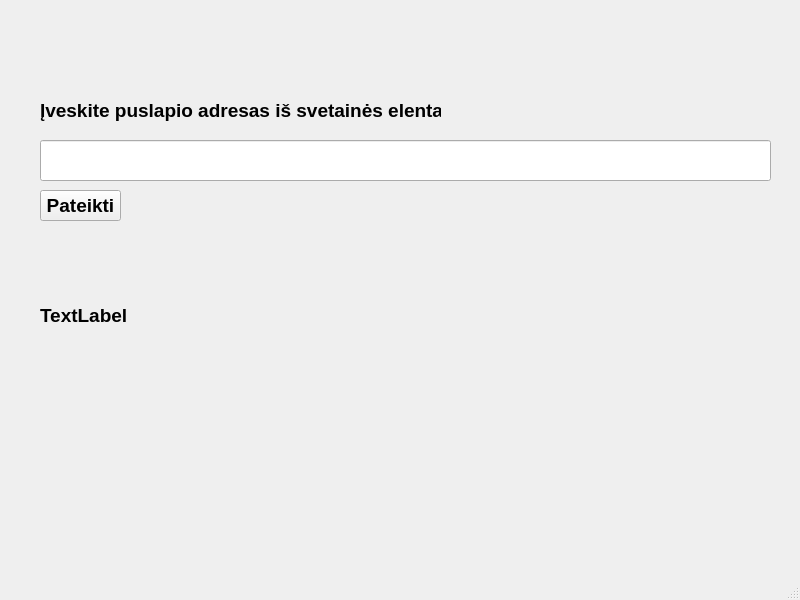
<?xml version="1.0" encoding="UTF-8"?>
<ui version="4.0">
 <class>MainWindow</class>
 <widget class="QMainWindow" name="MainWindow">
  <property name="geometry">
   <rect>
    <x>0</x>
    <y>0</y>
    <width>800</width>
    <height>600</height>
   </rect>
  </property>
  <property name="windowTitle">
   <string>MainWindow</string>
  </property>
  <widget class="QWidget" name="centralwidget">
   <widget class="QLineEdit" name="link">
    <property name="geometry">
     <rect>
      <x>40</x>
      <y>140</y>
      <width>731</width>
      <height>41</height>
     </rect>
    </property>
    <property name="font">
     <font>
      <pointsize>18</pointsize>
     </font>
    </property>
    <property name="text">
     <string/>
    </property>
   </widget>
   <widget class="QLabel" name="label">
    <property name="geometry">
     <rect>
      <x>40</x>
      <y>100</y>
      <width>401</width>
      <height>21</height>
     </rect>
    </property>
    <property name="font">
     <font>
      <pointsize>14</pointsize>
      <bold>true</bold>
     </font>
    </property>
    <property name="text">
     <string>Įveskite puslapio adresas iš svetainės elenta.lt</string>
    </property>
   </widget>
   <widget class="QPushButton" name="start">
    <property name="geometry">
     <rect>
      <x>40</x>
      <y>190</y>
      <width>81</width>
      <height>31</height>
     </rect>
    </property>
    <property name="font">
     <font>
      <pointsize>14</pointsize>
      <bold>true</bold>
     </font>
    </property>
    <property name="text">
     <string>Pateikti</string>
    </property>
   </widget>
   <widget class="QLabel" name="atsakymas">
    <property name="geometry">
     <rect>
      <x>40</x>
      <y>240</y>
      <width>721</width>
      <height>151</height>
     </rect>
    </property>
    <property name="font">
     <font>
      <pointsize>14</pointsize>
      <bold>true</bold>
     </font>
    </property>
    <property name="text">
     <string>TextLabel</string>
    </property>
   </widget>
  </widget>
  <widget class="QMenuBar" name="menubar">
   <property name="geometry">
    <rect>
     <x>0</x>
     <y>0</y>
     <width>800</width>
     <height>22</height>
    </rect>
   </property>
  </widget>
  <widget class="QStatusBar" name="statusbar"/>
 </widget>
 <resources/>
 <connections/>
</ui>
